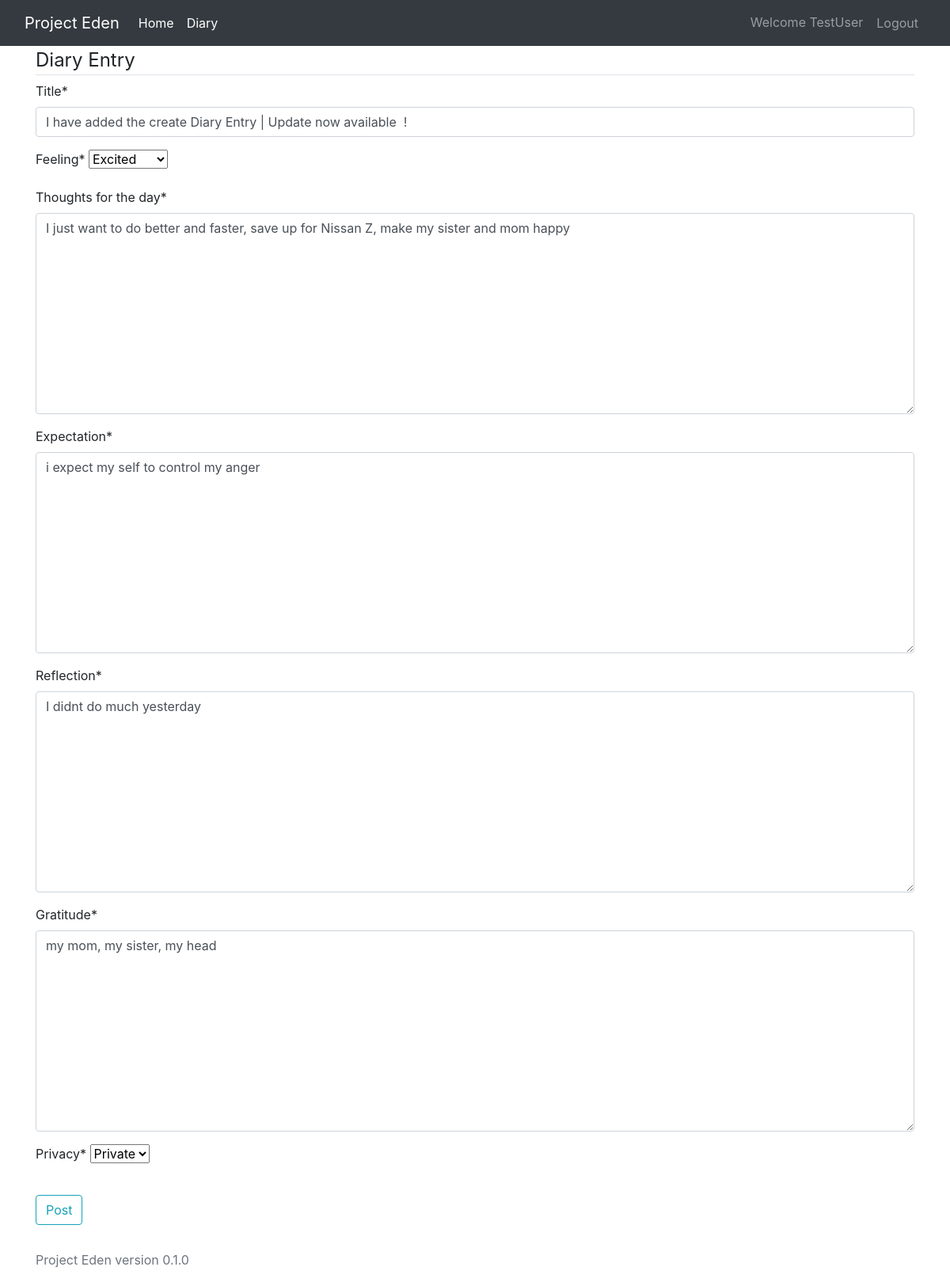
Page /diary/2/update (signed in) on the committed database.
### Haven/models.py (models this page shows, shortened)
class Diary(models.Model):
    Feelings_CHOICES = [
        ('anger', "Anger"),
        ('frustrated', "Frustrated"),
        ('happy', "Happy"),
        ('calm', "Calm"),
        ('numb', "Numb"),
        ('sad', "Sad"),
        ('excited', "Excited")
    ]
    Privacy_Choise = [
        ('public', "Public"),
        ('private', 'Private')
    ]
    user = models.ForeignKey(User, on_delete=models.CASCADE)
    title = models.CharField(max_length=200)
    thoughts_for_the_day = models.TextField()
    expectation = models.TextField()
    reflection = models.TextField()
    feeling = models.CharField(max_length=10, choices=Feelings_CHOICES)
    privacy = models.CharField(max_length=10, choices=Privacy_Choise, default='Private')
    gratitude = models.TextField()
    created_at = models.DateTimeField(auto_now_add=True)

### Haven/views.py (the view)
# urls.py: path('diary/<int:pk>/update', views.DiaryUpdateView.as_view(), name='diary_update'),
@method_decorator(login_required, name='dispatch')
class DiaryUpdateView(LoginRequiredMixin, UpdateView):
    model = Diary
    template_name = "diary_form.html"
    fields = ['title', 'feeling', 'thoughts_for_the_day', 'expectation', 'reflection', 'gratitude', 'privacy']
    def dispatch(self, request, *args, **kwargs):
        diary = self.get_object()
        if diary.user != request.user:
            return redirect('diary_list')  # Redirect to diary list page if user is not the author
        return super().dispatch(request, *args, **kwargs)

### Haven/templates/diary_form.html (shortened to what this page needs)
{% extends "base.html" %}
{% load crispy_forms_tags %}
{% block content %}
<div class="content-section">
    <form method="POST">
        <fieldset class="form-group">
            <legend class="border-bottom mb4">Diary Entry</legend>
            {{ form|crispy }}
        </fieldset>
        <div class="form-group">
            <button class="btn btn-outline-info" type="submit">Post </button>
        </div>
    </form>
</div>
{% endblock content %}

### Haven/templates/base.html (shortened to what this page needs)
{% load static %}
<!doctype html>
<html lang="en">
  <head>
    <link rel="stylesheet" href="https://cdn.jsdelivr.net/npm/bootstrap@4.0.0/dist/css/bootstrap.min.css">
  </head>
  <body>
    <header>
        <nav class="navbar navbar-expand-lg navbar-dark bg-dark">
            <div class="container-fluid">
                <a class="navbar-brand" href="#">Project Eden</a>
                <div class="collapse navbar-collapse" id="navbarNav">
                  <ul class="navbar-nav">
                    <li class="nav-item">
                      <a class="nav-link active" aria-current="page" href="{% url 'home'%}">Home</a>
                    </li>
                    {% if user.is_authenticated %}
                    <li class="nav-item">
                        <a class="nav-link active" aria-current="page" href="{% url 'diary_list'%}">Diary</a>
                    </li>
                    {% endif %}
                    <ul>
                    </div>
                    <div class="navbar-nav">
                        {% if user.is_authenticated %}
                            <a class="nav-item nav-link" href="">Welcome {{user.username}}</a>
                        <form action="{% url 'logout' %}" method="post" class="nav-item">
                            <button type="submit" class="btn btn-link nav-link">Logout</button>
                        </form>
                        {% else %}
                            <a class="nav-item nav-link" href="{% url 'login'%}">Login</a>
                            <a class="nav-item nav-link" href="{% url 'register'%}">Register</a>
                        {% endif %}
                    </div>
                </div>
        </nav>
    </header>
    <div class="container">
        {% block content %} {% endblock content %}
    </div>
    <footer class="footer mt-auto py-3">
        <div class="container">
          <span class="text-muted">Project Eden version 0.1.0</span>
        </div>
      </footer>
  </body>
</html>

### rows in the picture
Diary: title "I have added the create Diary Entry | Update now available !", feeling "Excited", thoughts_for_the_day "I just want to do better and faster, save up for Nissan Z, make my sister and mom happy", expectation "i expect my self to control my anger", reflection "I didnt do much yesterday", gratitude "my mom, my sister, my head", privacy "Private"

### other values in the picture
{{ user.username }} "TestUser"
